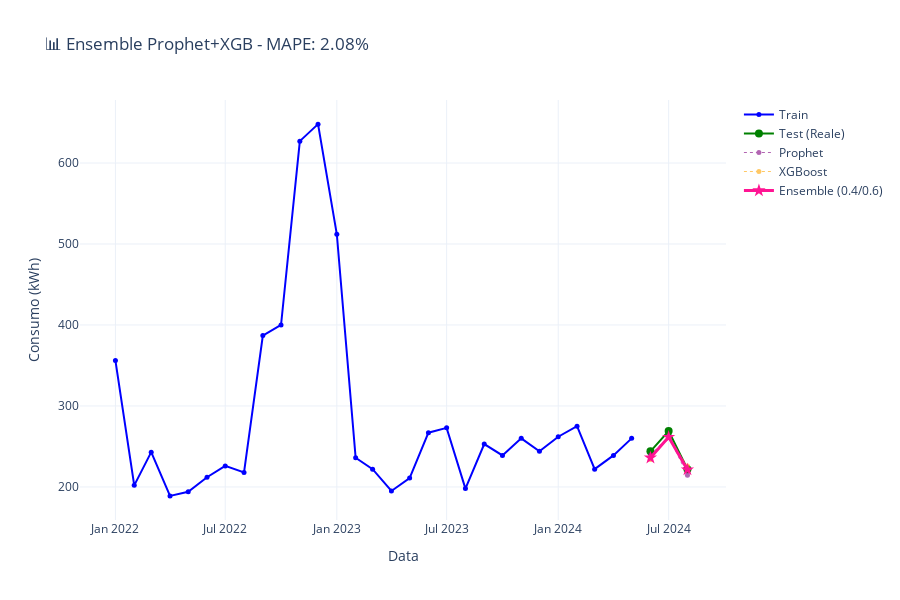

Notebook code for this chart:
### Code cell
# Grafico interattivo ensemble Prophet + XGBoost
fig = go.Figure()

# Train
fig.add_trace(go.Scatter(
    x=y_train.index, y=y_train,
    mode='lines+markers',
    name='Train',
    line=dict(color='blue', width=2),
    marker=dict(size=5)
))

# Test (valori reali)
fig.add_trace(go.Scatter(
    x=y_test.index, y=y_test,
    mode='lines+markers',
    name='Test (Reale)',
    line=dict(color='green', width=2),
    marker=dict(size=8)
))

# Prophet
fig.add_trace(go.Scatter(
    x=test.index, y=prophet_pred_aligned,
    mode='lines+markers',
    name='Prophet',
    line=dict(color='purple', width=1, dash='dot'),
    marker=dict(size=5),
    opacity=0.6
))

# XGBoost
fig.add_trace(go.Scatter(
    x=y_test.index, y=xgb_pred_aligned,
    mode='lines+markers',
    name='XGBoost',
    line=dict(color='orange', width=1, dash='dot'),
    marker=dict(size=5),
    opacity=0.6
))

# Ensemble
fig.add_trace(go.Scatter(
    x=y_test.index, y=best_ensemble_pred_px,
    mode='lines+markers',
    name=f'Ensemble ({best_weights_px[0]:.1f}/{best_weights_px[1]:.1f})',
    line=dict(color='deeppink', width=3),
    marker=dict(size=10, symbol='star')
))

fig.update_layout(
    title=f'📊 Ensemble Prophet+XGB - MAPE: {metrics_ensemble_px["MAPE (%)"]:.2f}%',
    xaxis_title='Data',
    yaxis_title='Consumo (kWh)',
    height=600,
    hovermode='x unified',
    template='plotly_white'
)

fig.show()

### Figure 1 — Plotly figure (JSON) as saved in the notebook; plotly's stock layout.template omitted (floating-point values rounded to 4 significant figures)
{"data": [{"line": {"color": "blue", "width": 2}, "marker": {"size": 5}, "mode": "lines+markers", "name": "Train", "type": "scatter", "x": ["2022-01-01T00:00:00", "2022-02-01T00:00:00", "2022-03-01T00:00:00", "2022-04-01T00:00:00", "2022-05-01T00:00:00", "2022-06-01T00:00:00", "2022-07-01T00:00:00", "2022-08-01T00:00:00", "2022-09-01T00:00:00", "2022-10-01T00:00:00", "2022-11-01T00:00:00", "2022-12-01T00:00:00", "2023-01-01T00:00:00", "2023-02-01T00:00:00", "2023-03-01T00:00:00", "2023-04-01T00:00:00", "2023-05-01T00:00:00", "2023-06-01T00:00:00", "2023-07-01T00:00:00", "2023-08-01T00:00:00", "2023-09-01T00:00:00", "2023-10-01T00:00:00", "2023-11-01T00:00:00", "2023-12-01T00:00:00", "2024-01-01T00:00:00", "2024-02-01T00:00:00", "2024-03-01T00:00:00", "2024-04-01T00:00:00", "2024-05-01T00:00:00"], "y": [356, 202, 243, 189, 194, 212, 226, 218, 387, 400, 627, 648, 512, 236, 222, 195, 211, 267, 273, 198, 253, 239, 260, 244, 262, 275, 222, 239, 260]}, {"line": {"color": "green", "width": 2}, "marker": {"size": 8}, "mode": "lines+markers", "name": "Test (Reale)", "type": "scatter", "x": ["2024-06-01T00:00:00", "2024-07-01T00:00:00", "2024-08-01T00:00:00"], "y": [244, 269, 222]}, {"line": {"color": "purple", "dash": "dot", "width": 1}, "marker": {"size": 5}, "mode": "lines+markers", "name": "Prophet", "opacity": 0.6, "type": "scatter", "x": ["2024-06-01T00:00:00", "2024-07-01T00:00:00", "2024-08-01T00:00:00"], "y": [239.6, 262.4, 214.5]}, {"line": {"color": "orange", "dash": "dot", "width": 1}, "marker": {"size": 5}, "mode": "lines+markers", "name": "XGBoost", "opacity": 0.6, "type": "scatter", "x": ["2024-06-01T00:00:00", "2024-07-01T00:00:00", "2024-08-01T00:00:00"], "y": [233.8, 261.2, 226.0]}, {"line": {"color": "deeppink", "width": 3}, "marker": {"size": 10, "symbol": "star"}, "mode": "lines+markers", "name": "Ensemble (0.4/0.6)", "type": "scatter", "x": ["2024-06-01T00:00:00", "2024-07-01T00:00:00", "2024-08-01T00:00:00"], "y": [236.1, 261.6, 221.4]}], "layout": {"height": 600, "hovermode": "x unified", "title": {"text": "📊 Ensemble Prophet+XGB - MAPE: 2.08%"}, "xaxis": {"title": {"text": "Data"}}, "yaxis": {"title": {"text": "Consumo (kWh)"}}}}
